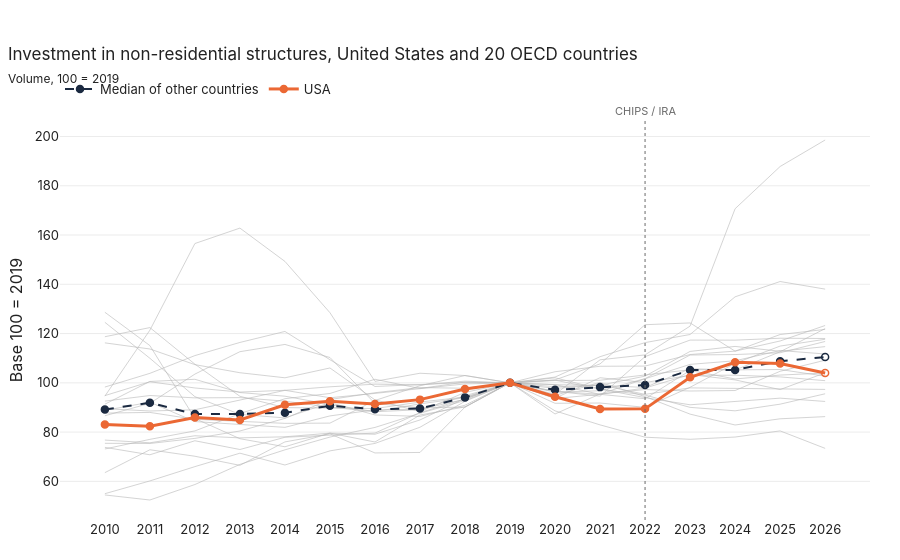

Source (notebook cell):
### Markdown cell above
## 4. Cross-country comparison

### Code cell
plot_spaghetti(oecd, 'quarter', 'USA',
               title="Investment in non-residential structures, United States and 20 OECD countries",
               subtitle='Volume, 100 = 2019')

### Figure 1 — Plotly figure (JSON) as saved in the notebook; plotly's stock layout.template omitted (floating-point values rounded to 4 significant figures)
{"data": [{"hovertemplate": "AUS : %{y:.0f}<extra></extra>", "line": {"color": "#b8b8b8", "width": 1}, "mode": "lines", "name": "AUS", "opacity": 0.6, "showlegend": false, "type": "scatter", "x": [2010, 2011, 2012, 2013, 2014, 2015, 2016, 2017, 2018, 2019, 2020, 2021, 2022, 2023, 2024, 2025, 2026], "y": [94.61, 121.4, 156.5, 162.8, 149.3, 128.5, 100.6, 103.9, 103.0, 100.0, 96.22, 96.79, 101.7, 111.3, 111.5, 112.2, 116.8]}, {"hovertemplate": "AUT : %{y:.0f}<extra></extra>", "line": {"color": "#b8b8b8", "width": 1}, "mode": "lines", "name": "AUT", "opacity": 0.6, "showlegend": false, "type": "scatter", "x": [2010, 2011, 2012, 2013, 2014, 2015, 2016, 2017, 2018, 2019, 2020, 2021, 2022, 2023, 2024, 2025, 2026], "y": [91.33, 100.6, 101.4, 96.06, 94.57, 91.22, 88.28, 89.07, 94.75, 100.0, 94.9, 100.2, 94.4, 87.3, 82.89, 85.4, 86.28]}, {"hovertemplate": "CAN : %{y:.0f}<extra></extra>", "line": {"color": "#b8b8b8", "width": 1}, "mode": "lines", "name": "CAN", "opacity": 0.6, "showlegend": false, "type": "scatter", "x": [2010, 2011, 2012, 2013, 2014, 2015, 2016, 2017, 2018, 2019, 2020, 2021, 2022, 2023, 2024, 2025, 2026], "y": [98.28, 103.8, 111.1, 116.4, 120.9, 109.4, 98.52, 99.35, 100.1, 100.0, 93.62, 95.36, 101.7, 107.5, 108.9, 113.1, 111.7]}, {"hovertemplate": "CZE : %{y:.0f}<extra></extra>", "line": {"color": "#b8b8b8", "width": 1}, "mode": "lines", "name": "CZE", "opacity": 0.6, "showlegend": false, "type": "scatter", "x": [2010, 2011, 2012, 2013, 2014, 2015, 2016, 2017, 2018, 2019, 2020, 2021, 2022, 2023, 2024, 2025, 2026], "y": [116.2, 113.7, 107.4, 104.1, 102.0, 106.0, 93.07, 88.34, 96.11, 100.0, 99.24, 99.02, 98.11, 105.7, 105.2, 112.6, 122.0]}, {"hovertemplate": "DEU : %{y:.0f}<extra></extra>", "line": {"color": "#b8b8b8", "width": 1}, "mode": "lines", "name": "DEU", "opacity": 0.6, "showlegend": false, "type": "scatter", "x": [2010, 2011, 2012, 2013, 2014, 2015, 2016, 2017, 2018, 2019, 2020, 2021, 2022, 2023, 2024, 2025, 2026], "y": [94.81, 100.4, 97.91, 96.25, 96.96, 93.95, 95.71, 97.61, 99.56, 100.0, 102.0, 97.5, 93.98, 91.09, 92.53, 93.78, 92.44]}, {"hovertemplate": "DNK : %{y:.0f}<extra></extra>", "line": {"color": "#b8b8b8", "width": 1}, "mode": "lines", "name": "DNK", "opacity": 0.6, "showlegend": false, "type": "scatter", "x": [2010, 2011, 2012, 2013, 2014, 2015, 2016, 2017, 2018, 2019, 2020, 2021, 2022, 2023, 2024, 2025, 2026], "y": [73.15, 77.05, 80.48, 87.49, 93.56, 95.68, 101.4, 97.71, 100.3, 100.0, 102.3, 110.6, 116.3, 119.6, 134.9, 141.1, 138.0]}, {"hovertemplate": "ESP : %{y:.0f}<extra></extra>", "line": {"color": "#b8b8b8", "width": 1}, "mode": "lines", "name": "ESP", "opacity": 0.6, "showlegend": false, "type": "scatter", "x": [2010, 2011, 2012, 2013, 2014, 2015, 2016, 2017, 2018, 2019, 2020, 2021, 2022, 2023, 2024, 2025, 2026], "y": [124.6, 110.0, 94.39, 87.19, 85.75, 91.95, 86.96, 86.37, 90.91, 100.0, 91.69, 91.8, 90.06, 98.19, 107.9, 114.9, 117.7]}, {"hovertemplate": "FIN : %{y:.0f}<extra></extra>", "line": {"color": "#b8b8b8", "width": 1}, "mode": "lines", "name": "FIN", "opacity": 0.6, "showlegend": false, "type": "scatter", "x": [2010, 2011, 2012, 2013, 2014, 2015, 2016, 2017, 2018, 2019, 2020, 2021, 2022, 2023, 2024, 2025, 2026], "y": [87.71, 87.99, 85.19, 84.51, 83.55, 83.65, 92.84, 98.82, 103.0, 100.0, 101.1, 97.43, 95.05, 90.04, 88.64, 91.34, 95.55]}, {"hovertemplate": "FRA : %{y:.0f}<extra></extra>", "line": {"color": "#b8b8b8", "width": 1}, "mode": "lines", "name": "FRA", "opacity": 0.6, "showlegend": false, "type": "scatter", "x": [2010, 2011, 2012, 2013, 2014, 2015, 2016, 2017, 2018, 2019, 2020, 2021, 2022, 2023, 2024, 2025, 2026], "y": [92.58, 94.84, 93.9, 93.99, 92.56, 90.15, 88.27, 91.47, 93.95, 100.0, 93.76, 102.1, 100.1, 103.0, 103.1, 102.4, 100.9]}, {"hovertemplate": "GBR : %{y:.0f}<extra></extra>", "line": {"color": "#b8b8b8", "width": 1}, "mode": "lines", "name": "GBR", "opacity": 0.6, "showlegend": false, "type": "scatter", "x": [2010, 2011, 2012, 2013, 2014, 2015, 2016, 2017, 2018, 2019, 2020, 2021, 2022, 2023, 2024, 2025, 2026], "y": [75.45, 75.37, 77.45, 80.45, 85.55, 93.23, 95.98, 98.07, 97.8, 100.0, 87.35, 95.49, 97.28, 96.68, 96.87, 104.7, 109.2]}, {"hovertemplate": "IRL : %{y:.0f}<extra></extra>", "line": {"color": "#b8b8b8", "width": 1}, "mode": "lines", "name": "IRL", "opacity": 0.6, "showlegend": false, "type": "scatter", "x": [2010, 2011, 2012, 2013, 2014, 2015, 2016, 2017, 2018, 2019, 2020, 2021, 2022, 2023, 2024, 2025, 2026], "y": [54.48, 52.44, 58.72, 66.89, 72.8, 77.98, 81.9, 87.65, 92.83, 100.0, 88.62, 82.93, 77.94, 77.08, 78.0, 80.49, 73.39]}, {"hovertemplate": "ISR : %{y:.0f}<extra></extra>", "line": {"color": "#b8b8b8", "width": 1}, "mode": "lines", "name": "ISR", "opacity": 0.6, "showlegend": false, "type": "scatter", "x": [2010, 2011, 2012, 2013, 2014, 2015, 2016, 2017, 2018, 2019, 2020, 2021, 2022, 2023, 2024, 2025, 2026], "y": [55.0, 60.18, 65.99, 71.44, 66.64, 72.38, 75.41, 81.97, 92.51, 100.0, 101.2, 107.7, 123.6, 124.3, 112.9, 117.0, 123.3]}, {"hovertemplate": "ITA : %{y:.0f}<extra></extra>", "line": {"color": "#b8b8b8", "width": 1}, "mode": "lines", "name": "ITA", "opacity": 0.6, "showlegend": false, "type": "scatter", "x": [2010, 2011, 2012, 2013, 2014, 2015, 2016, 2017, 2018, 2019, 2020, 2021, 2022, 2023, 2024, 2025, 2026], "y": [118.7, 122.4, 107.6, 94.53, 89.94, 89.65, 89.56, 92.19, 94.24, 100.0, 95.3, 109.3, 111.3, 123.0, 170.7, 187.8, 198.6]}, {"hovertemplate": "JPN : %{y:.0f}<extra></extra>", "line": {"color": "#b8b8b8", "width": 1}, "mode": "lines", "name": "JPN", "opacity": 0.6, "showlegend": false, "type": "scatter", "x": [2010, 2011, 2012, 2013, 2014, 2015, 2016, 2017, 2018, 2019, 2020, 2021, 2022, 2023, 2024, 2025, 2026], "y": [89.51, 88.57, 89.07, 92.88, 96.95, 98.38, 99.45, 99.15, 100.7, 100.0, 97.72, 99.16, 95.32, 97.95, 97.75, 97.5, 97.33]}, {"hovertemplate": "NLD : %{y:.0f}<extra></extra>", "line": {"color": "#b8b8b8", "width": 1}, "mode": "lines", "name": "NLD", "opacity": 0.6, "showlegend": false, "type": "scatter", "x": [2010, 2011, 2012, 2013, 2014, 2015, 2016, 2017, 2018, 2019, 2020, 2021, 2022, 2023, 2024, 2025, 2026], "y": [88.83, 92.14, 84.27, 83.06, 81.93, 86.57, 89.06, 89.26, 93.32, 100.0, 100.9, 101.0, 103.2, 105.3, 105.3, 105.4, 102.7]}, {"hovertemplate": "NOR : %{y:.0f}<extra></extra>", "line": {"color": "#b8b8b8", "width": 1}, "mode": "lines", "name": "NOR", "opacity": 0.6, "showlegend": false, "type": "scatter", "x": [2010, 2011, 2012, 2013, 2014, 2015, 2016, 2017, 2018, 2019, 2020, 2021, 2022, 2023, 2024, 2025, 2026], "y": [86.64, 91.68, 103.5, 112.6, 115.6, 110.3, 91.65, 89.88, 90.14, 100.0, 96.59, 94.58, 110.6, 117.4, 117.3, 118.1, 118.0]}, {"hovertemplate": "NZL : %{y:.0f}<extra></extra>", "line": {"color": "#b8b8b8", "width": 1}, "mode": "lines", "name": "NZL", "opacity": 0.6, "showlegend": false, "type": "scatter", "x": [2010, 2011, 2012, 2013, 2014, 2015, 2016, 2017, 2018, 2019, 2020, 2021, 2022, 2023, 2024, 2025, 2026], "y": [76.76, 75.67, 78.52, 77.65, 78.1, 79.57, 79.13, 84.93, 93.72, 100.0, 98.4, 99.02, 102.7, 112.8, 114.8, 112.8, 114.7]}, {"hovertemplate": "POL : %{y:.0f}<extra></extra>", "line": {"color": "#b8b8b8", "width": 1}, "mode": "lines", "name": "POL", "opacity": 0.6, "showlegend": false, "type": "scatter", "x": [2010, 2011, 2012, 2013, 2014, 2015, 2016, 2017, 2018, 2019, 2020, 2021, 2022, 2023, 2024, 2025, 2026], "y": [63.54, 72.84, 70.2, 66.5, 76.02, 79.27, 71.54, 71.74, 90.16, 100.0, 96.53, 95.36, 97.88, 103.4, 101.2, 97.26, 104.1]}, {"hovertemplate": "PRT : %{y:.0f}<extra></extra>", "line": {"color": "#b8b8b8", "width": 1}, "mode": "lines", "name": "PRT", "opacity": 0.6, "showlegend": false, "type": "scatter", "x": [2010, 2011, 2012, 2013, 2014, 2015, 2016, 2017, 2018, 2019, 2020, 2021, 2022, 2023, 2024, 2025, 2026], "y": [128.6, 115.1, 85.52, 77.32, 74.04, 79.59, 75.98, 86.94, 90.23, 100.0, 104.5, 106.7, 106.8, 111.5, 112.9, 119.6, 121.7]}, {"hovertemplate": "SWE : %{y:.0f}<extra></extra>", "line": {"color": "#b8b8b8", "width": 1}, "mode": "lines", "name": "SWE", "opacity": 0.6, "showlegend": false, "type": "scatter", "x": [2010, 2011, 2012, 2013, 2014, 2015, 2016, 2017, 2018, 2019, 2020, 2021, 2022, 2023, 2024, 2025, 2026], "y": [73.8, 70.8, 76.49, 72.93, 77.91, 78.88, 79.59, 87.9, 93.48, 100.0, 99.29, 95.34, 93.54, 105.0, 101.6, 103.2, 104.0]}, {"hovertemplate": "Median of other countries : %{y:,.0f}<extra></extra>", "line": {"color": "#1b2a41", "dash": "dash", "width": 2}, "marker": {"color": "#1b2a41", "line": {"color": "#1b2a41", "width": 1.5}, "size": 7, "symbol": ["circle", "circle", "circle", "circle", "circle", "circle", "circle", "circle", "circle", "circle", "circle", "circle", "circle", "circle", "circle", "circle", "circle-open"]}, "mode": "lines+markers", "name": "Median of other countries", "type": "scatter", "x": [2010, 2011, 2012, 2013, 2014, 2015, 2016, 2017, 2018, 2019, 2020, 2021, 2022, 2023, 2024, 2025, 2026], "y": [89.17, 91.91, 87.3, 87.34, 87.85, 90.68, 89.31, 89.57, 94.1, 100.0, 97.16, 98.26, 99.12, 105.2, 105.2, 108.8, 110.4]}, {"hovertemplate": "USA : %{y:,.0f}<extra></extra>", "line": {"color": "#eb6834", "width": 3}, "marker": {"color": "#eb6834", "line": {"color": "#eb6834", "width": 1.5}, "size": 7, "symbol": ["circle", "circle", "circle", "circle", "circle", "circle", "circle", "circle", "circle", "circle", "circle", "circle", "circle", "circle", "circle", "circle", "circle-open"]}, "mode": "lines+markers", "name": "USA", "type": "scatter", "x": [2010, 2011, 2012, 2013, 2014, 2015, 2016, 2017, 2018, 2019, 2020, 2021, 2022, 2023, 2024, 2025, 2026], "y": [83.09, 82.4, 85.92, 84.95, 91.1, 92.5, 91.44, 93.18, 97.47, 100.0, 94.37, 89.36, 89.43, 102.2, 108.3, 107.8, 104.0]}], "layout": {"annotations": [{"font": {"color": "#6b6b6b", "size": 11}, "showarrow": false, "text": "CHIPS / IRA", "x": 2022, "xanchor": "center", "y": 1, "yanchor": "bottom", "yref": "paper"}], "hovermode": "closest", "shapes": [{"line": {"color": "#6b6b6b", "dash": "dot", "width": 1}, "type": "line", "x0": 2022, "x1": 2022, "xref": "x", "y0": 0, "y1": 1, "yref": "y domain"}], "title": {"subtitle": {"text": "Volume, 100 = 2019"}, "text": "Investment in non-residential structures, United States and 20 OECD countries"}, "yaxis": {"title": {"text": "Base 100 = 2019"}}}}
